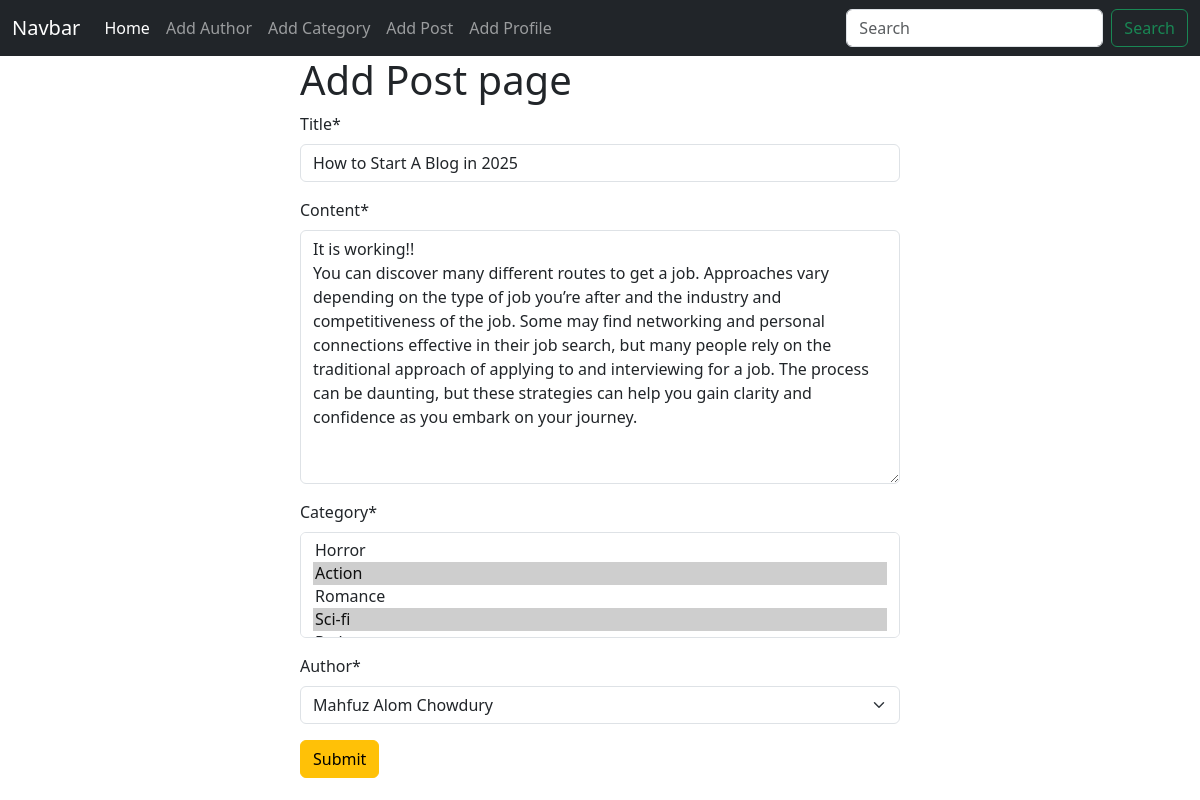
The page /posts/edit/1 on the database its author committed.
### posts/models.py (models this page shows, shortened)
class Post(models.Model):
    title = models.CharField(max_length=50)
    content = models.TextField()
    category = models.ManyToManyField(Category)
    author = models.ForeignKey(Author, on_delete=models.CASCADE)

### posts/views.py (the view)
# urls.py: path('edit/<int:id>', views.edit_post, name = 'edit_post'),
def edit_post(request, id):
    post = models.Post.objects.get(pk=id)
    post_form = forms.PostForm(instance=post)
    if request.method == 'POST':
        post_form = forms.PostForm(request.POST, instance=post)
        if post_form.is_valid():
            post_form.save()
            return redirect('homepage')
    return render(request, 'add_post.html', {'form' : post_form})

### posts/forms.py
class PostForm(forms.ModelForm):
    class Meta:
        model = Post
        fields = '__all__'

### author/models.py (called while the page is built)
    def __str__(self):
        return self.name

### categories/models.py (called while the page is built)
    def __str__(self):
        return self.name

### posts/templates/add_post.html
{% extends "base.html" %} {% load crispy_forms_tags %} {% block content %}
<form style="width: 50%; margin: auto" method = 'post'>
  <h1>Add Post page</h1>
  {% csrf_token %} {{form | crispy}}
  <button class="btn btn-warning">Submit</button>
</form>
{% endblock content %}

### rows shown on the page
Post: title "How to Start A Blog in 2025", content "It is working!! You can discover many different routes to get a job. Approaches vary depending on the type of job you’re after and the industry and competitiveness of the job. Some may find networking and personal connections effective in their job search, but many people rely on the traditional approach of applying to and interviewing for a job. The process can be daunting, but these strategies can help you gain clarity and confidence as you embark on your journey.", author "Mahfuz Alom Chowdury"
